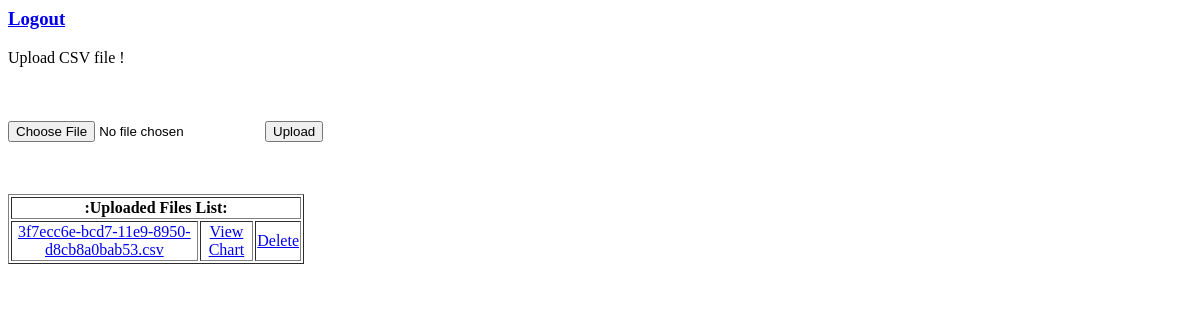
/home (signed in), run on an earlier commit of the app's database.
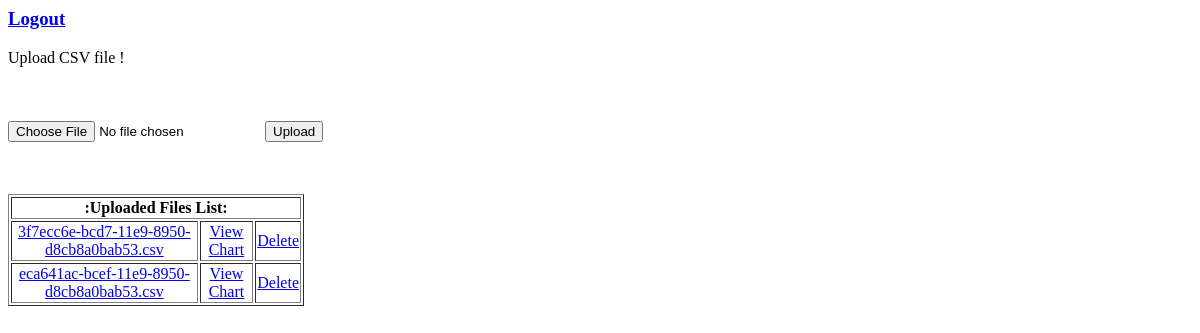
And on a later commit of the database.
### chart/models.py (models this page shows)
class UserFiles(models.Model):
	user_id = models.ForeignKey(User, on_delete=models.CASCADE)
	file_name = models.CharField(max_length=100)
	file_path = models.CharField(max_length=150)

### chart/views.py (the view)
# urls.py: path('home', views.home, name='home'),
def home(request):
	if "user" in request.session:
		if request.session['user']:
			file_list = get_files(request.session['user'])
			return render(request, 'chart/home.html',{"file_list":file_list,"type":str(settings.DEFAULT_CHART_TYPE)})
		else:
			return HttpResponseRedirect(reverse('chart:login'))
	else:
		return HttpResponseRedirect(reverse('chart:login'))

### chart/views.py (called while the page is built)
def get_files(user_id):
	user = User(pk=user_id)
	file_list = user.userfiles_set.all()
	return file_list

### chart/templates/chart/home.html (shortened to what this page needs)
<h3><div><a href="{% url 'chart:logout' %}"> Logout </a></div></h3>
<div>Upload CSV file !</div><br>
<form method="post" enctype="multipart/form-data" action="{% url 'chart:upload' %}">
    <input type="file" name="file_upload" required>
    <button type="submit">Upload</button>
  </form>
<table style="width:25%" border = "1">
 <tr>
    <th colspan="3">:Uploaded Files List:</th>
</tr>
{% if file_list %}
	{% for file in file_list  %}
	  <tr>
	    <td align = 'center'><a href="{{ file.file_path }}">{{ file.file_name }}</a></td>
		<td align = 'center'><a href="{% url 'chart:chart' file.id  type%}">View Chart</a></td>
		<td align = 'center'><a href="{% url 'chart:delete' file.id %}">Delete</a></td>
	  </tr>
	{% endfor %}
{% else %}
 	<tr>
    <td align = 'center' colspan="3">No files to show.</td>
  </tr>
{% endif %}
</table>

What changed in the data, as far as the page shows it:
added UserFiles: file_name "eca641ac-bcef-11e9-8950-d8cb8a0bab53.csv"
